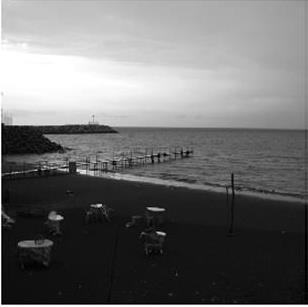
#> input picture Chapter_02/beach.jpg, 308 x 307 px
$ jupyter execute C01.ipynb
#> lines starting #> are read from the running program, lines starting #| are printed output that depends on the picture
[cell 1]
import cv2
import numpy as np
import matplotlib.pyplot as plt

[cell 2]
# Read the image in greyscale
image = cv2.imread("beach.jpg", cv2.IMREAD_GRAYSCALE)
#> image is the input picture: shape (307, 308); min 0, max 255, mean 110.5
# In python if we want to perform matrix operations, we should use numpy array
p = np.array(image, dtype=np.float64)

# Contrast stretching formula is:
# p = T(q) = 1 / (1 + (m / q)^S
S = 0.9
m = 60

# We need epsilon value to prevent 'divied by zero' error
eps = np.spacing(1.0)
q = 1.0/(1.0+(m/(p + eps))**S)
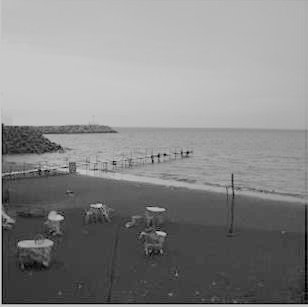
#> q: shape (307, 308) float64; min 2.05e-16, max 0.786, mean 0.532


fig, axes= plt.subplots(1, 2, figsize=(20, 8))

axes[0].imshow(q, cmap='gray')
axes[0].set_title('orginal image')

axes[1].imshow(p, cmap='gray')
axes[1].set_title('improved image')

# remove the x and y ticks
for ax in axes:
    ax.set_xticks([])
    ax.set_yticks([])

plt.show()
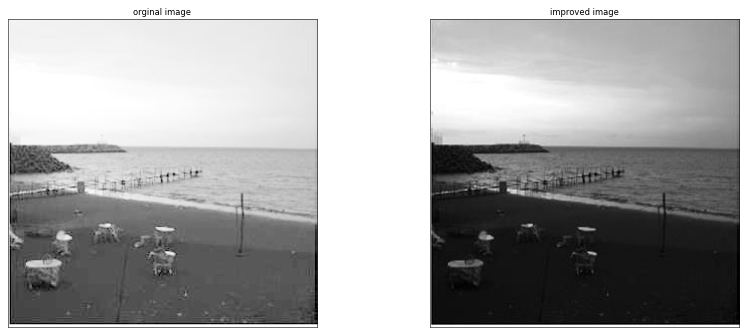
#> figure drawn by matplotlib, 2 panels
cv2.waitKey(0)
cv2.destroyAllWindows()

$ run again, with Chapter_02/bridge1.jpg copied over Chapter_02/beach.jpg
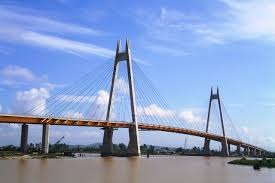
#> input picture Chapter_02/bridge1.jpg, 275 x 183 px
#> `q = 1.0/(1.0+(m/(p + eps))**S)`:
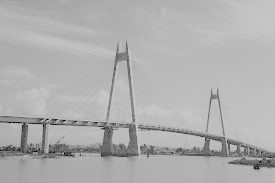
#> q: shape (183, 275) float64; min 2.05e-16, max 0.786, mean 0.689
#> `plt.show()`:
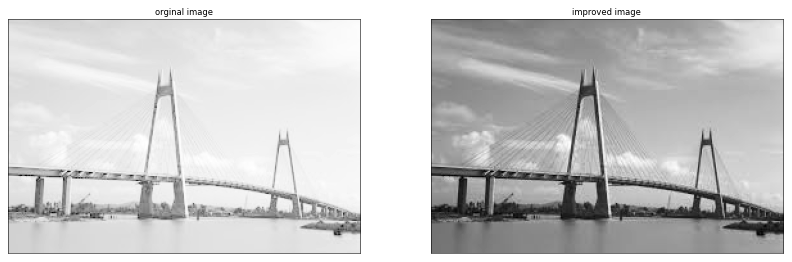
#> figure drawn by matplotlib, 2 panels

$ run again, with Chapter_02/flower.jpg copied over Chapter_02/beach.jpg
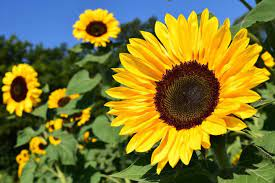
#> input picture Chapter_02/flower.jpg, 275 x 183 px
#> `q = 1.0/(1.0+(m/(p + eps))**S)`:
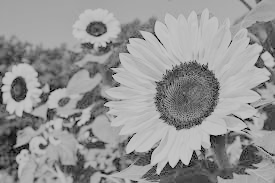
#> q: shape (183, 275) float64; min 2.05e-16, max 0.785, mean 0.583
#> `plt.show()`:
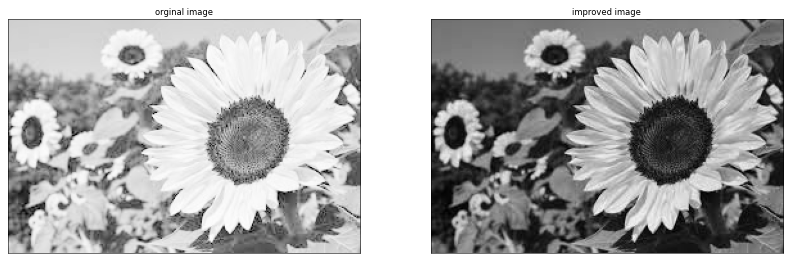
#> figure drawn by matplotlib, 2 panels
